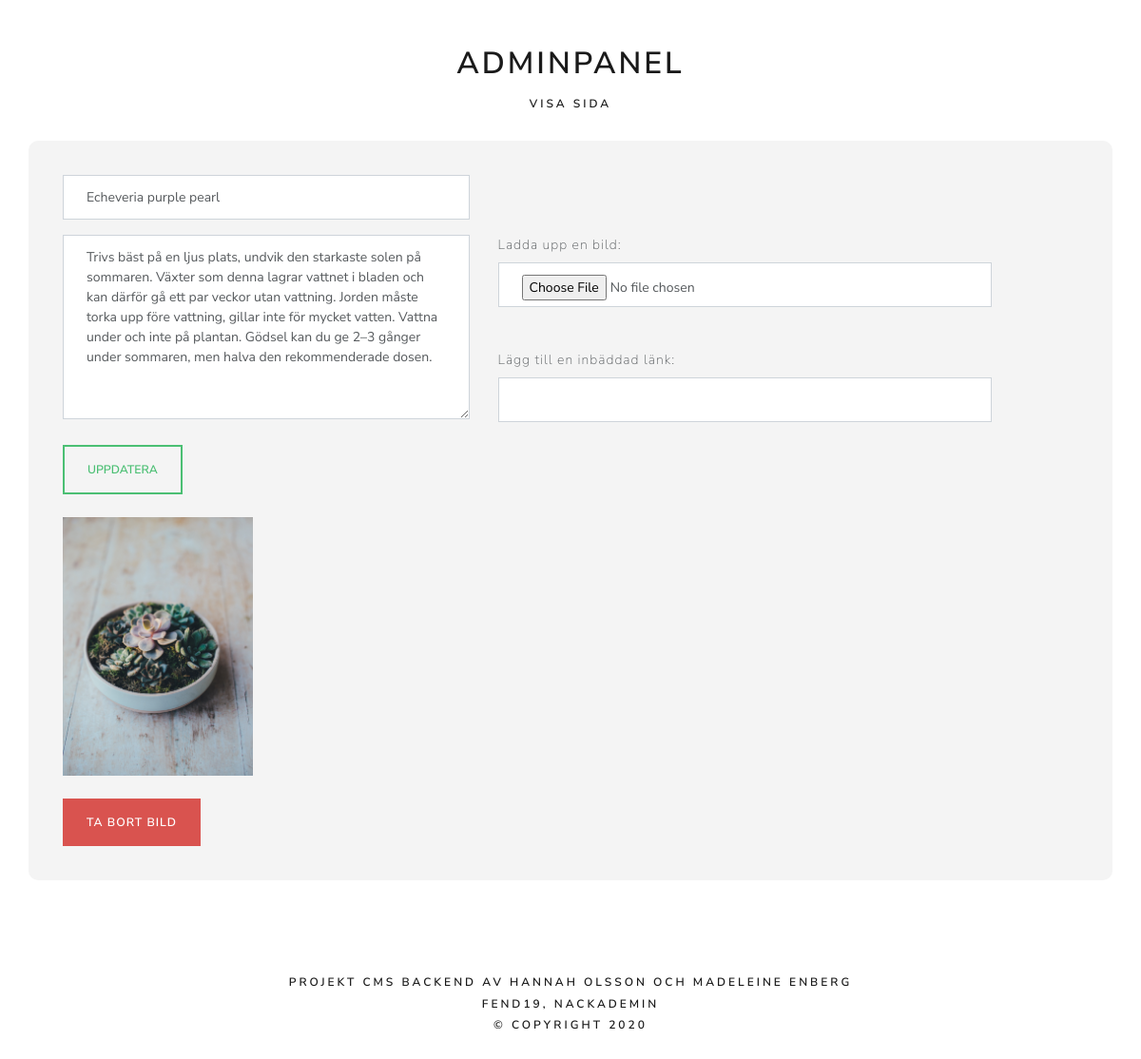
The page /admin/update.php?id=21 on the database its author committed.
### tables this page shows
CREATE TABLE `posts` (
  `id` int(11) NOT NULL,
  `heading` varchar(100) NOT NULL,
  `post` varchar(5000) NOT NULL,
  `date` datetime NOT NULL DEFAULT CURRENT_TIMESTAMP,
  `image` varchar(100) NOT NULL,
  `link` varchar(500) NOT NULL,
  `published` tinyint(1) NOT NULL
);

### admin/update.php (the view, shortened to what this page needs)
<?php
require_once '../db.php';
require_once 'header-admin.php';
$imageold = "";
if(isset($_GET['id'])){
    $id = htmlspecialchars($_GET['id']);
    $sql = "SELECT * FROM posts WHERE id =:id";
    $stmt = $db->prepare($sql);
    $stmt->bindParam(':id', $id);
    $stmt->execute();
    if($stmt->rowCount() > 0){
        $row = $stmt->fetch(PDO::FETCH_ASSOC);
        $heading = $row['heading'];
        $post = $row['post'];
        $link = $row['link'];
        $imageold = $row['image'];
    }else {
        header('Location:index.php');
        exit;
    }
}else {
    header('Location:index.php');
    exit;
}
    ?>
<form action="#" method="POST" enctype="multipart/form-data">
<div class="row">
        <div class="col-md-5">
            <input type="text" placeholder="Rubrik" value='<?php echo $heading; ?>' name="heading" class="form-control mb-3">
        </div>
</div>
<div class="row">
        <div class="col-md-5">
            <textarea name="post" placeholder="Skriv ett inlägg (max 5000 tecken)" cols="10" rows="8" class="form-control mb-3"><?php echo $post;?></textarea>
        </div>
        <div class="col-md-6">
        <label for="image">Ladda upp en bild:</label><br>
        <input type="file" name="image" class="form-control mb-4">
        <br>
        <label for="link">Lägg till en inbäddad länk:</label><br>
        <input type="text" name="link" value='<?php echo $link; ?>' class="form-control mb-4">
</div>
</div>
<div class="row">
        <div class="col-md-2">
            <input type="submit" value="Uppdatera" class="btn btn-outline-success mb-4">
        </div>
</div>
</form>
<?php
if (!$imageold === false){
    echo "<img src='../images/$imageold' width='200px' class='mb-4'><br>
     <a href='delete-img.php?id=$id' class='btn btn-danger'>Ta bort bild</a>";
}
?>
<?php  require_once 'footer-admin.php'; ?>

### admin/style-admin.css (style rules this page uses)
input[type="text"] { background-color: #ffffff; }
.form-control { background-color: #ffffff; }

### rows shown on the page
posts: heading "Echeveria purple pearl", post "Trivs bäst på en ljus plats, undvik den starkaste solen på sommaren. Växter som denna lagrar vattnet i bladen och kan därför gå ett par veckor utan vattning. Jorden måste torka upp före vattning, gillar inte för mycket vatten. Vattna under och inte på plantan. Gödsel kan du ge 2–3 gånger under sommaren, men halva den rekommenderade dosen.", image (picture)

### other values the page prints
Date("Y") "2020"
